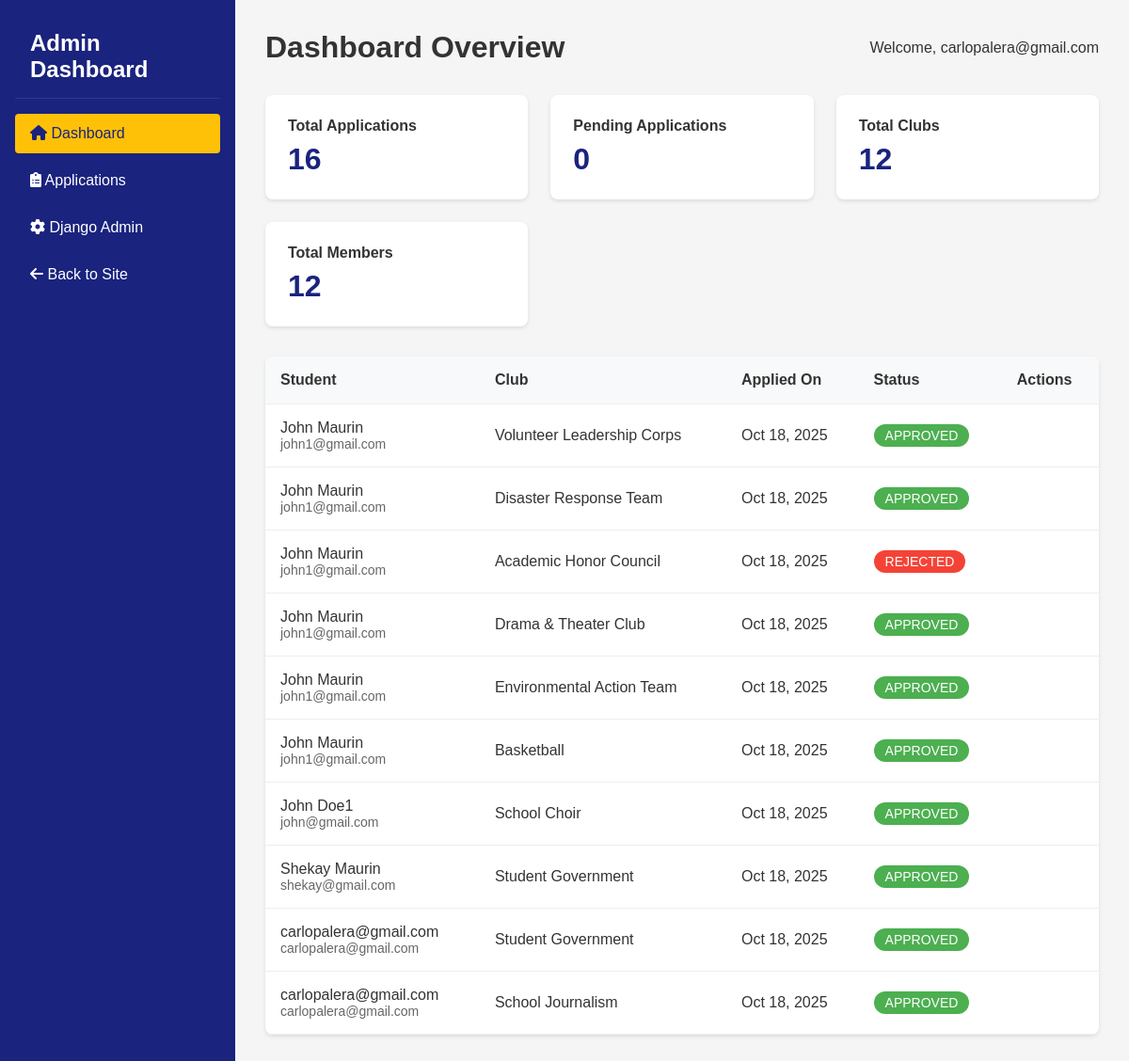
Page /staff/ (signed in) on the earlier database version.
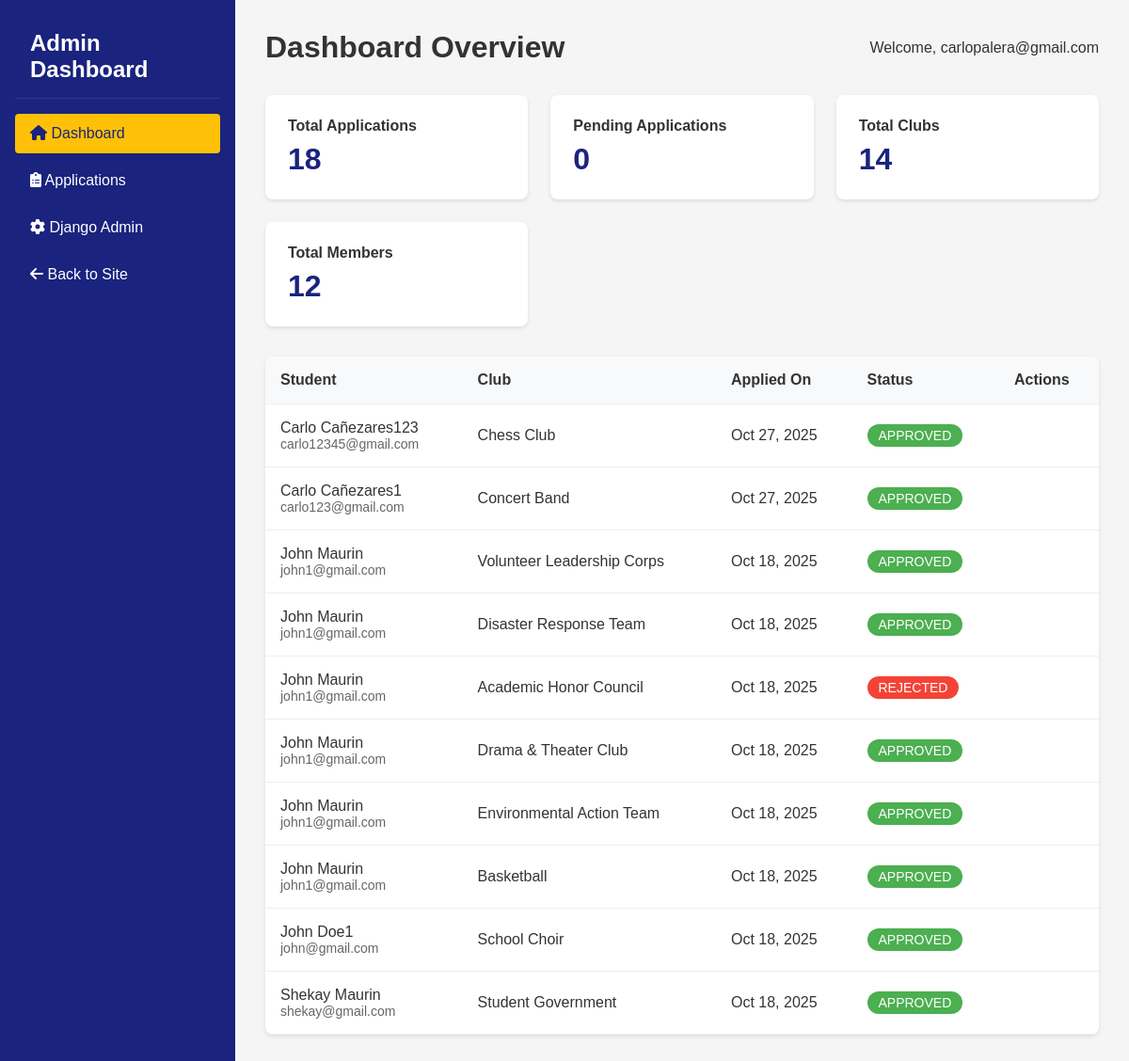
Same page on the later database version.
### CCC/models.py (models this page shows, shortened)
class ClubApplication(models.Model):
    STATUS_PENDING = 'PENDING'
    STATUS_APPROVED = 'APPROVED'
    STATUS_REJECTED = 'REJECTED'
    STATUS_CHOICES = [
        (STATUS_PENDING, 'Pending'),
        (STATUS_APPROVED, 'Approved'),
        (STATUS_REJECTED, 'Rejected'),
    ]
    user = models.ForeignKey(
        settings.AUTH_USER_MODEL,
        on_delete=models.CASCADE,
        related_name='club_applications'
    )
    club = models.ForeignKey(Club, on_delete=models.CASCADE, related_name='applications')
    message = models.TextField(blank=True)
    status = models.CharField(
        max_length=20,
        choices=STATUS_CHOICES,
        default=STATUS_PENDING
    )
    created_at = models.DateTimeField(auto_now_add=True)
    reviewed_at = models.DateTimeField(null=True, blank=True)
    reviewer = models.ForeignKey(
        settings.AUTH_USER_MODEL,
        null=True,
        blank=True,
        on_delete=models.SET_NULL,
        related_name='reviewed_applications'
    )
    class Meta:
        unique_together = ('user', 'club')
        ordering = ['-created_at']

class User(AbstractUser):
    groups = models.ManyToManyField(
        'auth.Group',
        verbose_name='groups',
        blank=True,
        related_name='ccc_users',
        related_query_name='ccc_user',
        help_text='The groups this user belongs to.'
    )
    department = models.CharField(
        max_length=100,
        blank=True,
        null=True,
        help_text="Student's department/college"
    )
    user_permissions = models.ManyToManyField(
        'auth.Permission',
        verbose_name='user permissions',
        blank=True,
        related_name='ccc_users_permissions',
        related_query_name='ccc_user_permission',
        help_text='Specific permissions for this user.'
    )
    email = models.EmailField(unique=True)
    username = models.CharField(max_length=150, blank=True)
    student_id = models.CharField(max_length=20, unique=True)  # Changed from 10 to 20
    year_level = models.IntegerField(null=True)
    phone = models.CharField(max_length=15, blank=True, default='')
    bio = models.TextField(blank=True)
    interests = models.JSONField(default=list)
    newsletter = models.BooleanField(default=False)
    objects = CustomUserManager()
    USERNAME_FIELD = 'email'
    REQUIRED_FIELDS = ['username']

class Club(models.Model):
    name = models.CharField(max_length=150, unique=True)
    slug = models.SlugField(max_length=160, unique=True)
    description = models.TextField(blank=True)
    members = models.ManyToManyField(
        settings.AUTH_USER_MODEL,
        related_name='clubs',
        blank=True,
        help_text='Users who are accepted members of this club'
    )
    created_at = models.DateTimeField(auto_now_add=True)
    def member_count(self):
        return self.members.count()
    member_count.short_description = 'Members'

### CCC/views.py (the view)
# urls.py: path('staff/', views.admin_dashboard, name='admin_dashboard'),
@staff_member_required
def admin_dashboard(request):
    context = {
        'total_applications': ClubApplication.objects.count(),
        'pending_applications': ClubApplication.objects.filter(status='PENDING').count(),
        'total_clubs': Club.objects.count(),
        'total_members': Club.objects.aggregate(total=Count('members'))['total'] or 0,
        'recent_applications': ClubApplication.objects.select_related('user', 'club').order_by('-created_at')[:10]
    }
    return render(request, 'admin_dashboard.html', context)

### CCC/templates/admin_dashboard.html (shortened to what this page needs)
{% load static %}
<!DOCTYPE html>
<html lang="en">
<head>
    <link href="https://cdnjs.cloudflare.com/ajax/libs/font-awesome/6.0.0/css/all.min.css" rel="stylesheet">
</head>
<body>
    <div class="dashboard-container">
        <aside class="sidebar">
            <div class="sidebar-header">
                <h2>Admin Dashboard</h2>
            </div>
            <ul class="sidebar-menu">
                <li><a href="{% url 'admin_dashboard' %}" class="active">
                    <i class="fas fa-home"></i> Dashboard
                </a></li>
                <li><a href="{% url 'admin_applications' %}">
                    <i class="fas fa-clipboard-list"></i> Applications
                </a></li>
                <li><a href="{% url 'admin:index' %}">
                    <i class="fas fa-cog"></i> Django Admin
                </a></li>
                <li><a href="{% url 'home' %}">
                    <i class="fas fa-arrow-left"></i> Back to Site
                </a></li>
            </ul>
        </aside>
        <main class="main-content">
            <div class="dashboard-header">
                <h1>Dashboard Overview</h1>
                <div class="user-info">
                    Welcome, {{ request.user.get_full_name|default:request.user.email }}
                </div>
            </div>
            <div class="stats-grid">
                <div class="stat-card">
                    <h3>Total Applications</h3>
                    <div class="number">{{ total_applications }}</div>
                </div>
                <div class="stat-card">
                    <h3>Pending Applications</h3>
                    <div class="number">{{ pending_applications }}</div>
                </div>
                <div class="stat-card">
                    <h3>Total Clubs</h3>
                    <div class="number">{{ total_clubs }}</div>
                </div>
                <div class="stat-card">
                    <h3>Total Members</h3>
                    <div class="number">{{ total_members }}</div>
                </div>
            </div>
            <div class="applications-table">
                <table>
                    <thead>
                        <tr>
                            <th>Student</th>
                            <th>Club</th>
                            <th>Applied On</th>
                            <th>Status</th>
                            <th>Actions</th>
                        </tr>
                    </thead>
                    <tbody>
                        {% for application in recent_applications %}
                        <tr id="app-{{ application.id }}">
                            <td>
                                {{ application.user.get_full_name|default:application.user.email }}
                                <div style="font-size: 0.875rem; color: #666;">
                                    {{ application.user.email }}
                                </div>
                            </td>
                            <td>{{ application.club.name }}</td>
                            <td>{{ application.created_at|date:"M d, Y" }}</td>
                            <td>
                                <span class="status-badge status-{{ application.status|lower }}">
                                    {{ application.status }}
                                </span>
                            </td>
                            <td>
                            </td>
                        </tr>
                        {% endfor %}
                    </tbody>
                </table>
            </div>
        </main>
    </div>
</body>
</html>

Differences in the rows shown:
no longer on this page (row unchanged): ClubApplication: user.get_full_name "carlopalera@gmail.com", user.email "carlopalera@gmail.com", club.name "Student Government", created_at "Oct 18, 2025", status "APPROVED"
no longer on this page (row unchanged): ClubApplication: user.get_full_name "carlopalera@gmail.com", user.email "carlopalera@gmail.com", club.name "School Journalism", created_at "Oct 18, 2025", status "APPROVED"
added ClubApplication: user.get_full_name "Carlo Cañezares123", user.email "carlo12345@gmail.com", club.name "Chess Club", created_at "Oct 27, 2025", status "APPROVED"
added ClubApplication: user.get_full_name "Carlo Cañezares1", user.email "carlo123@gmail.com", club.name "Concert Band", created_at "Oct 27, 2025", status "APPROVED"
Other differences:
{{ total_applications }}: "16" → "18"
{{ total_clubs }}: "12" → "14"
